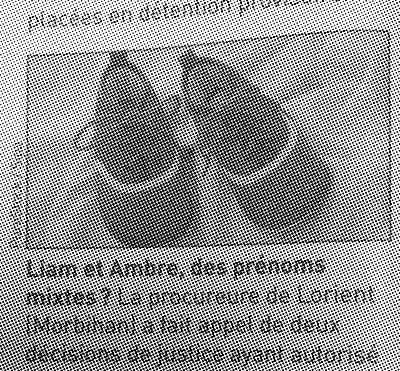
%> input picture TP1/Images/journal.png, 400 x 371 px
$ octave Exo2.m   (GNU Octave 9; MATLAB toolbox functions it lacks are replaced by stand-ins)
%> lines starting %> are read from the running program, lines starting %| are printed output that depends on the picture
 clc;clear variables;close all;

%Récupération de l'image
Image = im2double(imread("Images/journal.png"));
%> Image: size 371x400 double; min 0, max 1, mean 0.577
[h,w] = size(Image);
%> h = 371; w = 400


%Initialisation des paramètres du filtres
n = 2;
fc = 100;
B = 120;
%Récupération des coordonnées des pixels, la fréquence nulle étant placée au centre de
%l'image
[U V] = meshgrid(-w/2+1/2:w/2-1/2,-h/2+1/2:h/2-1/2);
%Calcul de la distance au centre de chacun des pixels
D = sqrt(U.*U + V.*V);
%Création du filtre de Butterworth
H = 1./(1+(((B*D)./(D.*D - fc^2))).^(2*n));
%Réalisation de la fft en 2D de notre image puis ajustement afin de centrer
%le 0
tfIm = fft2(Image);
tfIm = ifftshift(tfIm);
%Passage dans le filtre, puis réajustement
Im_filtre_freq = H.*tfIm;
Im_filtre_freq = fftshift(Im_filtre_freq);
%fft inverse pour récupérer l'image filtrée
Im_filtre = ifft2(Im_filtre_freq);

%Tracé du filtre de butterworth
figure(1)
mesh(H);
title('Filtre de butterworth')
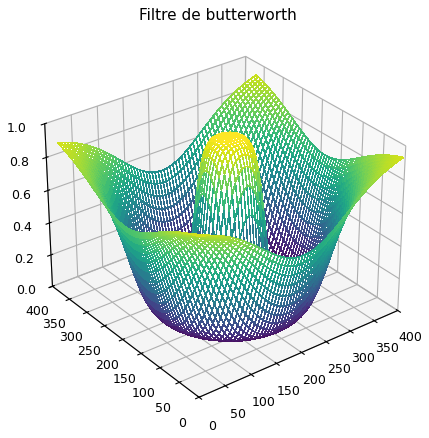
%> figure redrawn from the program's plot data
%Affichage de l'image originale et celle filtrée
figure(2)
subplot 121
imshow(Image,[])
title('Image originale')
subplot 122
imshow(Im_filtre,[])
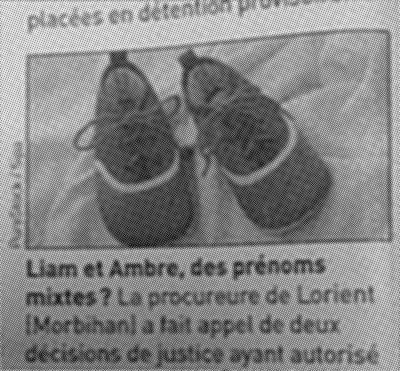
%> displayed picture: size 371x400, on the screen's scale of 0 to 255; min 0, max 255, mean 132.8
title('Image filtree')

$ run again, with TP1/Images/flower.png copied over TP1/Images/journal.png
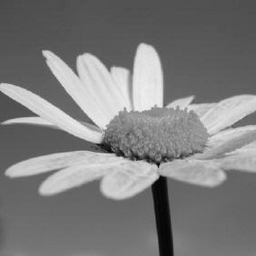
%> input picture TP1/Images/flower.png, 256 x 256 px
%> `title('Filtre de butterworth')`:
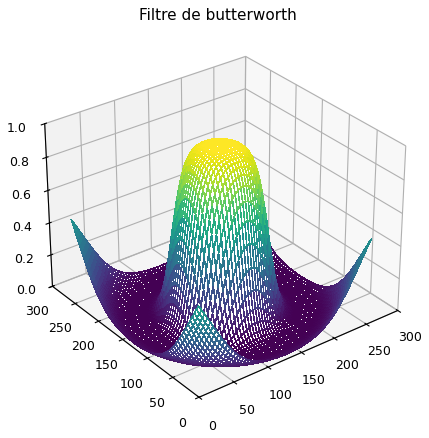
%> figure redrawn from the program's plot data
